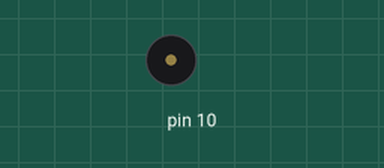
This sketch was run on a simulated Arduino Uno, built with avr-gcc and run on an emulated ATmega328P. On the bench: buzzer (waves = sounding).

Above: at 0.1 s.
At 6.6 s:
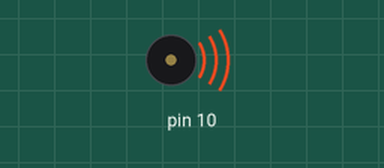
Timing chart, 0 to 9.4 s (numbered marks = the images above):
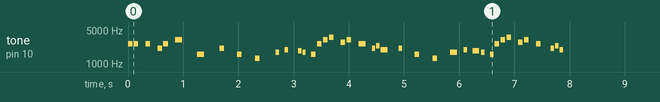

The sketch:

mario.ino
```cpp
/*
  Mario Bros Theme Song for Piezo Buzzer
  Author: ChatGPT
*/

#include "pitches.h"

// Notes of the melody, corresponding to the Mario Bros theme song
int melody[] = {
  NOTE_E7, NOTE_E7, 0, NOTE_E7,
  0, NOTE_C7, NOTE_E7, 0,
  NOTE_G7, 0, 0,  0,
  NOTE_G6, 0, 0, 0,

  NOTE_C7, 0, 0, NOTE_G6,
  0, 0, NOTE_E6, 0,
  0, NOTE_A6, 0, NOTE_B6,
  0, NOTE_AS6, NOTE_A6, 0,

  NOTE_G6, NOTE_E7, NOTE_G7,
  NOTE_A7, 0, NOTE_F7, NOTE_G7,
  0, NOTE_E7, 0, NOTE_C7,
  NOTE_D7, NOTE_B6, 0, 0,

  NOTE_C7, 0, 0, NOTE_G6,
  0, 0, NOTE_E6, 0,
  0, NOTE_A6, 0, NOTE_B6,
  0, NOTE_AS6, NOTE_A6, 0,

  NOTE_G6, NOTE_E7, NOTE_G7,
  NOTE_A7, 0, NOTE_F7, NOTE_G7,
  0, NOTE_E7, 0, NOTE_C7,
  NOTE_D7, NOTE_B6, 0, 0
};

// Note durations: 4 = quarter note, 8 = eighth note, etc.
int noteDurations[] = {
  12, 12, 12, 12,
  12, 12, 12, 12,
  8, 16, 16, 16,
  8, 16, 16, 16,

  12, 12, 12, 12,
  12, 12, 12, 12,
  8, 16, 16, 16,
  8, 16, 16, 16,

  12, 12, 12, 12,
  12, 12, 12, 12,
  8, 16, 16, 16,
  8, 16, 16, 16,

  12, 12, 12, 12,
  12, 12, 12, 12,
  8, 16, 16, 16,
  8, 16, 16, 16,

  12, 12, 12, 12,
  12, 12, 12, 12,
  8, 16, 16, 16,
  8, 16, 16, 16
};

void setup() {
  // Iterate over the notes of the melody:
  for (int thisNote = 0; thisNote < sizeof(melody) / sizeof(melody[0]); thisNote++) {

    // Calculate the note duration: 1000 ms divided by the note type.
    int noteDuration = 1000 / noteDurations[thisNote];
    tone(10, melody[thisNote], noteDuration); // Use pin 10 for the buzzer

    // To distinguish the notes, set a minimum time between them.
    int pauseBetweenNotes = noteDuration * 1.30;
    delay(pauseBetweenNotes);

    // Stop the tone playing:
    noTone(10);
  }
}

void loop() {
  // No need to repeat the melody.
}
```

pitches.h
```cpp
#ifndef PITCHES_H
#define PITCHES_H

#define NOTE_B0 31
#define NOTE_C1 33
#define NOTE_CS1 35
#define NOTE_D1 37
#define NOTE_DS1 39
#define NOTE_E1 41
#define NOTE_F1 44
#define NOTE_FS1 46
#define NOTE_G1 49
#define NOTE_GS1 52
#define NOTE_A1 55
#define NOTE_AS1 58
#define NOTE_B1 62
#define NOTE_C2 65
#define NOTE_CS2 69
#define NOTE_D2 73
#define NOTE_DS2 78
#define NOTE_E2 82
#define NOTE_F2 87
#define NOTE_FS2 93
#define NOTE_G2 98
#define NOTE_GS2 104
#define NOTE_A2 110
#define NOTE_AS2 117
#define NOTE_B2 123
#define NOTE_C3 131
#define NOTE_CS3 139
#define NOTE_D3 147
#define NOTE_DS3 156
#define NOTE_E3 165
#define NOTE_F3 175
#define NOTE_FS3 185
#define NOTE_G3 196
#define NOTE_GS3 208
#define NOTE_A3 220
#define NOTE_AS3 233
#define NOTE_B3 247
#define NOTE_C4 262
#define NOTE_CS4 277
#define NOTE_D4 294
#define NOTE_DS4 311
#define NOTE_E4 330
#define NOTE_F4 349
#define NOTE_FS4 370
#define NOTE_G4 392
#define NOTE_GS4 415
#define NOTE_A4 440
#define NOTE_AS4 466
#define NOTE_B4 494
#define NOTE_C5 523
#define NOTE_CS5 554
#define NOTE_D5 587
#define NOTE_DS5 622
#define NOTE_E5 659
#define NOTE_F5 698
#define NOTE_FS5 740
#define NOTE_G5 784
#define NOTE_GS5 831
#define NOTE_A5 880
#define NOTE_AS5 932
#define NOTE_B5 988
#define NOTE_C6 1047
#define NOTE_CS6 1109
#define NOTE_D6 1175
#define NOTE_DS6 1245
#define NOTE_E6 1319
#define NOTE_F6 1397
#define NOTE_FS6 1480
#define NOTE_G6 1568
#define NOTE_GS6 1661
#define NOTE_A6 1760
#define NOTE_AS6 1865
#define NOTE_B6 1976
#define NOTE_C7 2093
#define NOTE_CS7 2217
#define NOTE_D7 2349
#define NOTE_DS7 2489
#define NOTE_E7 2637
#define NOTE_F7 2794
#define NOTE_FS7 2960
#define NOTE_G7 3136
#define NOTE_GS7 3322
#define NOTE_A7 3520
#define NOTE_AS7 3729
#define NOTE_B7 3951
#define NOTE_C8 4186
#define NOTE_CS8 4435
#define NOTE_D8 4699
#define NOTE_DS8 4978

#endif // PITCHES_H
```
